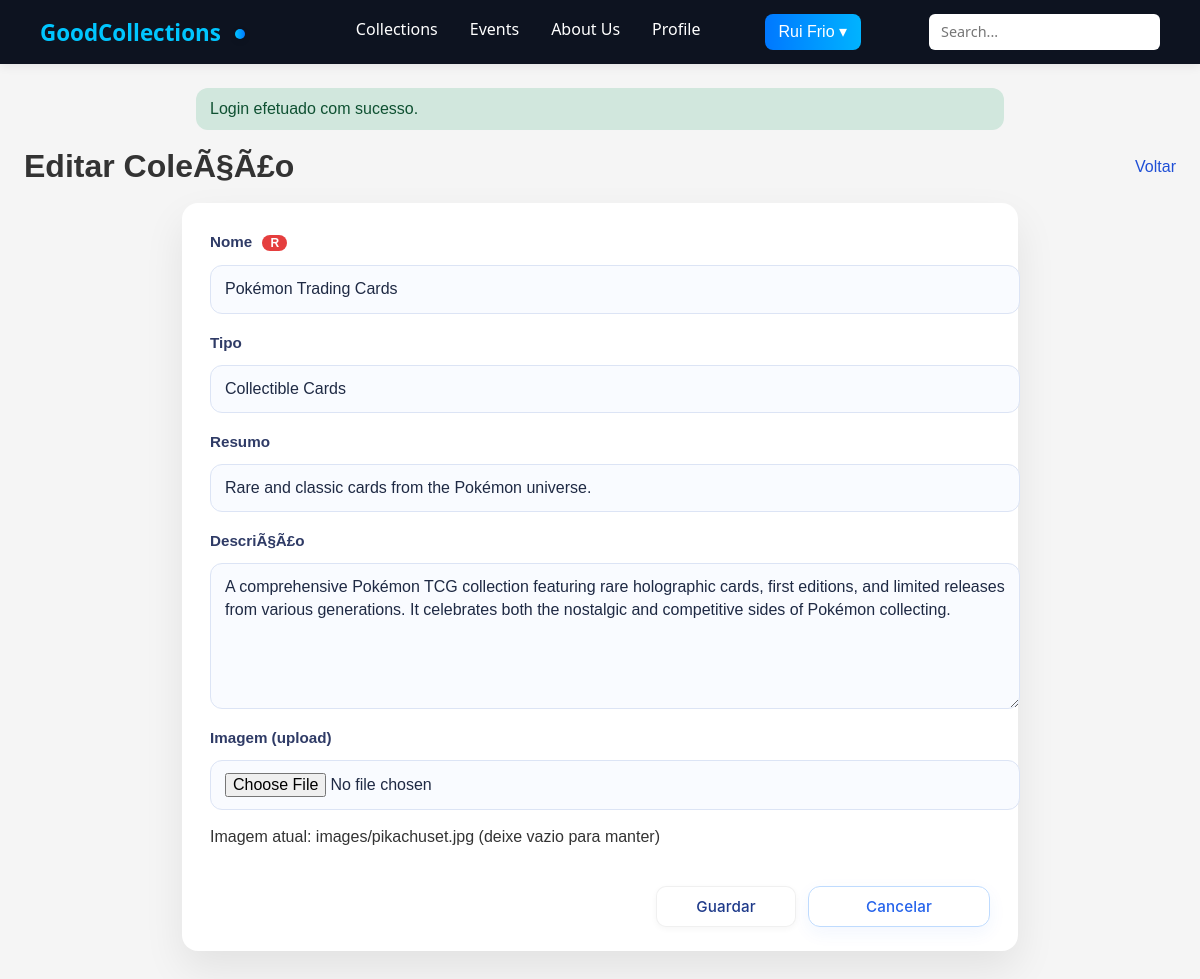
The app's page /Matheus_Testes/PHP/pages/collections_form.php?id=pokemon (signed in), older data.
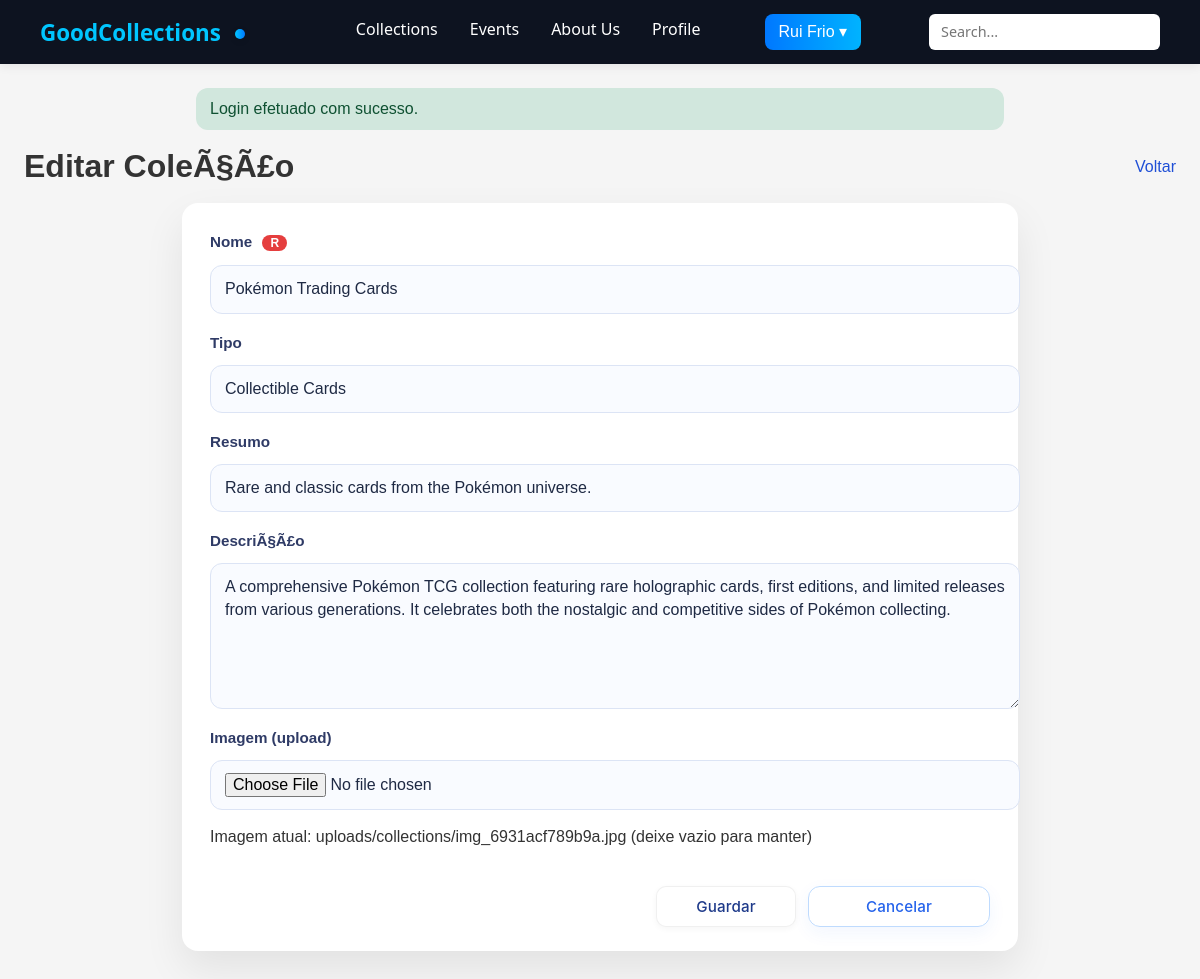
The same page, newer data.
### tables this page shows
CREATE TABLE `collections` (
  `collection_id` varchar(100) NOT NULL,
  `name` varchar(255) NOT NULL,
  `type` varchar(100) DEFAULT NULL,
  `cover_image` varchar(255) DEFAULT NULL,
  `summary` text DEFAULT NULL,
  `description` text DEFAULT NULL,
  `created_at` datetime DEFAULT NULL,
  `user_id` varchar(100) DEFAULT NULL
);

### Matheus_Testes/PHP/includes/data_loader.php (called while the page is built, shortened)
<?php
function table_exists($mysqli, $tableName)
{
  $t = $mysqli->real_escape_string($tableName);
  $res = $mysqli->query("SHOW TABLES LIKE '{$t}'");
  return $res && $res->num_rows > 0;
}
function fetch_all($mysqli, $sql, $types = null, $params = [])
{
  $stmt = $mysqli->prepare($sql);
  $stmt->execute();
  $res = $stmt->get_result();
  $rows = $res->fetch_all(MYSQLI_ASSOC);
  return $rows;
}
function resolve_image_path($rawPath, $folder, $default = '')
{
  $trim = trim((string)$rawPath);
  $fileName = basename($trim);
  $root = dirname(__DIR__, 2);
  $uploadsRel = 'uploads/' . $folder . '/' . $fileName;
  $uploadsAbs = $root . '/' . $uploadsRel;
  if (is_file($uploadsAbs)) {
    return $uploadsRel;
  }
  $legacyRel = 'images/' . $fileName;
  $legacyAbs = $root . '/' . $legacyRel;
  if (is_file($legacyAbs)) {
    return $legacyRel;
  }
  return ltrim($trim, './');
}
function load_app_data($mysqli)
{
  $cols = fetch_all($mysqli, "SELECT collection_id,name,type,cover_image,summary,description,created_at,user_id FROM collections ORDER BY created_at DESC");
  $collections = array_map(function ($r) {
    $owner = $r['user_id'] ?? null;
    $cover = resolve_image_path($r['cover_image'] ?? '', 'collections');
    return [
      'id' => $r['collection_id'] ?? null,
      'name' => $r['name'] ?? null,
      'type' => $r['type'] ?? null,
      'coverImage' => $cover,
      'summary' => $r['summary'] ?? null,
      'description' => $r['description'] ?? null,
      'createdAt' => $r['created_at'] ?? null,
      'ownerId' => $owner,
      'owner-id' => $owner
    ];
  }, $cols);
  $usersRows = fetch_all($mysqli, "SELECT user_id,user_name,user_photo,date_of_birth,email,member_since FROM users");
  $users = array_map(function ($r) {
    $uid = $r['user_id'] ?? null;
    $uname = $r['user_name'] ?? null;
    $photo = resolve_image_path($r['user_photo'] ?? '', 'users');
    return [
      'id' => $uid,
      'user_id' => $uid,
      'user_name' => $uname,
      'user_photo' => $photo,
      'date_of_birth' => $r['date_of_birth'] ?? null,
      'email' => $r['email'] ?? null,
      'member_since' => $r['member_since'] ?? null,
      'owner-id' => $uid,
      'owner-name' => $uname,
      'owner-photo' => $photo,
      'date-of-birth' => $r['date_of_birth'] ?? null,
      'member-since' => $r['member_since'] ?? null
    ];
  }, $usersRows);
  $itemsRows = fetch_all($mysqli, "SELECT item_id,name,importance,weight,price,acquisition_date,created_at,updated_at,image,collection_id FROM items");
  $items = array_map(function ($r) {
    $img = resolve_image_path($r['image'] ?? '', 'items');
    return [
      'id' => $r['item_id'] ?? null,
      'name' => $r['name'] ?? null,
      'importance' => $r['importance'] ?? null,
      'weight' => $r['weight'] ?? null,
      'price' => $r['price'] ?? null,
      'acquisitionDate' => $r['acquisition_date'] ?? null,
      'createdAt' => $r['created_at'] ?? null,
      'updatedAt' => $r['updated_at'] ?? null,
      'image' => $img,
      'collectionId' => $r['collection_id'] ?? null,
      'collection_id' => $r['collection_id'] ?? null
    ];
  }, $itemsRows);
  $eventsRows = fetch_all($mysqli, "SELECT event_id,name,localization,event_date,type,summary,description,created_at,updated_at,host_user_id,collection_id FROM events");
  $events = array_map(function ($r) {
    $host = $r['host_user_id'] ?? null;
    return [
      'id' => $r['event_id'] ?? null,
      'name' => $r['name'] ?? null,
      'localization' => $r['localization'] ?? null,
      'date' => $r['event_date'] ?? null,
      'type' => $r['type'] ?? null,
      'summary' => $r['summary'] ?? null,
      'description' => $r['description'] ?? null,
      'createdAt' => $r['created_at'] ?? null,
      'updatedAt' => $r['updated_at'] ?? null,
      'hostUserId' => $host,
      'collectionId' => $r['collection_id'] ?? null,
      'host_user_id' => $host
    ];
  }, $eventsRows);
  $ciRows = fetch_all($mysqli, "SELECT collection_id,item_id FROM collection_items");
  $collectionItems = array_map(function ($r) {
    return ['collectionId' => $r['collection_id'], 'itemId' => $r['item_id']];
  }, $ciRows);
  $ceRows = fetch_all($mysqli, "SELECT collection_id,event_id FROM collection_events");
  $collectionEvents = array_map(function ($r) {
    return ['collectionId' => $r['collection_id'], 'eventId' => $r['event_id']];
  }, $ceRows);
  $collectionsUsers = array_map(function ($c) {
    return ['collectionId' => $c['id'], 'ownerId' => $c['ownerId']];
  }, $collections);
  $erRows = table_exists($mysqli, 'event_ratings')
    ? fetch_all($mysqli, "SELECT event_id,user_id,rating,collection_id FROM event_ratings")
    : [];
  $rsvpRows = table_exists($mysqli, 'event_rsvps')
    ? fetch_all($mysqli, "SELECT event_id,user_id FROM event_rsvps")
    : [];
  $rsvpMap = [];
  foreach ($rsvpRows as $r) {
    $eid = $r['event_id'] ?? null;
    $uid = $r['user_id'] ?? null;
    if ($eid && $uid) {
      $rsvpMap["{$eid}|{$uid}"] = true;
    }
  }
  $eventsUsers = [];
  foreach ($erRows as $r) {
    $eid = $r['event_id'] ?? null;
    $uid = $r['user_id'] ?? null;
    $key = "{$eid}|{$uid}";
    $eventsUsers[] = [
      'eventId' => $eid,
      'userId' => $uid,
      'rating' => $r['rating'],
      'collectionId' => $r['collection_id'] ?? null,
      'rsvp' => isset($rsvpMap[$key]) ? 1 : 0
    ];
  }
  foreach ($rsvpMap as $key => $_) {
    [$eid, $uid] = explode('|', $key, 2);
    $eventsUsers[] = [
      'eventId' => $eid,
      'userId' => $uid,
      'rating' => null,
      'collectionId' => null,
      'rsvp' => 1
    ];
  }
  $userShowcases = [];
  $showcaseMap = [];
  $hasLikedCollectionsTable = table_exists($mysqli, 'user_liked_collections');
  $hasLikedItemsTable = table_exists($mysqli, 'user_liked_items');
  $urc = $hasLikedCollectionsTable
    ? fetch_all($mysqli, "SELECT user_id,last_updated,liked_collection_id as liked_collections FROM user_liked_collections")
    : fetch_all($mysqli, "SELECT user_id,last_updated,liked_collections FROM user_ratings_collections");
  foreach ($urc as $r) {
    $uid = $r['user_id'] ?? null;
    if (!isset($showcaseMap[$uid])) {
      $showcaseMap[$uid] = ['ownerId' => $uid, 'lastUpdated' => $r['last_updated'] ?? null, 'picks' => [], 'likes' => [], 'likedItems' => [], 'likedEvents' => []];
    }
    if (!empty($r['liked_collections'])) {
      $raw = $r['liked_collections'];
      $decoded = json_decode($raw, true);
      if (is_array($decoded)) {
        $showcaseMap[$uid]['likes'] = array_values(array_unique(array_merge($showcaseMap[$uid]['likes'], $decoded)));
      } else {
        $showcaseMap[$uid]['likes'] = array_values(array_unique(array_merge($showcaseMap[$uid]['likes'], [$raw])));
      }
    }
  }
  $uri = $hasLikedItemsTable
    ? fetch_all($mysqli, "SELECT user_id,last_updated,liked_item_id as liked_items FROM user_liked_items")
    : fetch_all($mysqli, "SELECT user_id,last_updated,liked_items FROM user_ratings_items");
  foreach ($uri as $r) {
    $uid = $r['user_id'] ?? null;
    if (!isset($showcaseMap[$uid])) {
      $showcaseMap[$uid] = ['ownerId' => $uid, 'lastUpdated' => $r['last_updated'] ?? null, 'picks' => [], 'likes' => [], 'likedItems' => [], 'likedEvents' => []];
    }
    if (!empty($r['last_updated']) && (empty($showcaseMap[$uid]['lastUpdated']) || strtotime($r['last_updated']) > strtotime($showcaseMap[$uid]['lastUpdated']))) {
      $showcaseMap[$uid]['lastUpdated'] = $r['last_updated'];
    }
    if (!empty($r['liked_items'])) {
      $raw = $r['liked_items'];
      $decoded = json_decode($raw, true);
      if (is_array($decoded)) {
        $showcaseMap[$uid]['likedItems'] = array_values(array_unique(array_merge($showcaseMap[$uid]['likedItems'], $decoded)));
      } else {
        $showcaseMap[$uid]['likedItems'] = array_values(array_unique(array_merge($showcaseMap[$uid]['likedItems'], [$raw])));
      }
    }
  }
  foreach ($showcaseMap as $entry) {
    $userShowcases[] = $entry;
  }
  $userFollows = [];
  $itemRatings = [];
  $collectionRatings = [];
  return [
    'collections' => $collections,
    'users' => $users,
    'items' => $items,
    'events' => $events,
    'collectionItems' => $collectionItems,
    'collectionEvents' => $collectionEvents,
    'collectionsUsers' => $collectionsUsers,
    'eventsUsers' => $eventsUsers,
    'userShowcases' => $userShowcases,
    'userFollows' => $userFollows,
    'collectionRatings' => $collectionRatings,
    'itemRatings' => $itemRatings
  ];
}

### Matheus_Testes/PHP/pages/collections_form.php (the view, shortened to what the changed rows need)
<?php
require_once __DIR__ . '/../includes/data_loader.php';
$data = load_app_data($mysqli);
$collections = $data['collections'] ?? [];
$id = isset($_GET['id']) ? $_GET['id'] : null;
$editing = false;
$collection = ['id' => '', 'name' => '', 'summary' => '', 'description' => '', 'type' => '', 'coverImage' => ''];
if ($id) {
  foreach ($collections as $col) {
    if ($col['id'] === $id) {
      $collection = $col;
      $editing = true;
      break;
    }
  }
}
?>
<!DOCTYPE html>
<html lang="en">
<head>
  <link rel="stylesheet" href="../../CSS/general.css">
  <link rel="stylesheet" href="../../CSS/forms.css">
</head>
<body>
  <main class="page">
    <header class="page__header">
      <h1><?php echo $editing ? 'Editar ColeÃ§Ã£o' : 'Criar ColeÃ§Ã£o'; ?></h1>
    </header>
    <form class="form-card" action="collections_action.php" method="POST" enctype="multipart/form-data">
      <label>Nome <span class="required-badge">R</span></label>
      <input type="text" name="name" required value="<?php echo htmlspecialchars($collection['name']); ?>">
      <label>Tipo</label>
      <input type="text" name="type" value="<?php echo htmlspecialchars($collection['type']); ?>">
      <label>Resumo</label>
      <input type="text" name="summary" value="<?php echo htmlspecialchars($collection['summary']); ?>">
      <label>DescriÃ§Ã£o</label>
      <textarea name="description" rows="4"><?php echo htmlspecialchars($collection['description']); ?></textarea>
      <label>Imagem (upload)</label>
      <input type="file" name="coverImageFile" accept="image/*">
      <?php if (!empty($collection['coverImage'])): ?>
        <p class="muted" style="margin-top:4px;">Imagem atual: <?php echo htmlspecialchars($collection['coverImage']); ?> (deixe vazio para manter)</p>
      <?php endif; ?>
      <div class="actions">
        <button type="submit" class="explore-btn"><?php echo $editing ? 'Guardar' : 'Criar'; ?></button>
        <a class="explore-btn ghost" href="all_collections.php">Cancelar</a>
      </div>
    </form>
  </main>
</body>
</html>

Row changes from the older to the newer data that the page shows:
changed collections "Pokémon Trading Cards": cover_image (not shown) → "uploads/collections/img_6931acf789b9a.jpg"
Text that changed along with them:
$collection['coverImage']: "images/pikachuset.jpg" → (not shown)
